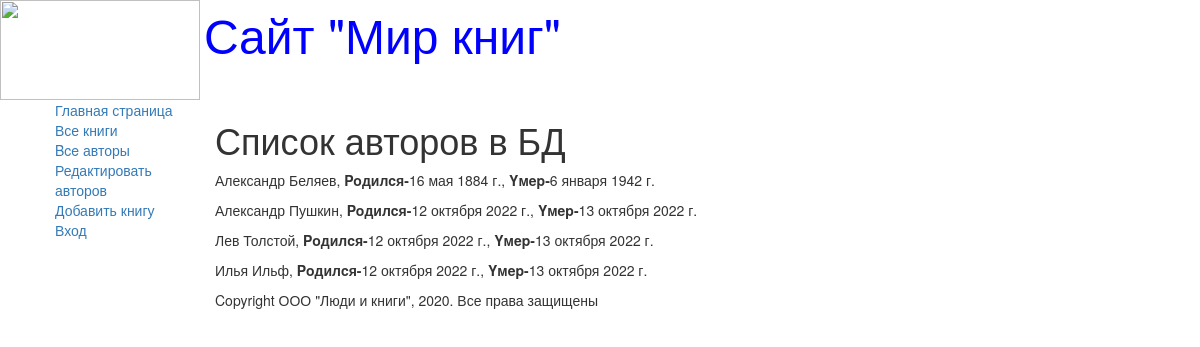
Screenshot of /authors/ with the database file from the repository.
### catalog/models.py (models this page shows, shortened)
class Author(models.Model):
    first_name = models.CharField(max_length=100, help_text="Введите имя автора", verbose_name="Имя автора")
    last_name = models.CharField(max_length=100, help_text="Введите фамилию автора", verbose_name="Фамилия автора")
    date_of_birth = models.DateField(help_text="Введите дату рождения", verbose_name="Дaтa рождения", null=True, blank=True)
    date_of_death = models.DateField(help_text="Введите дату смерти", verbose_name="Дaтa смерти", null=True, blank=True)

### catalog/views.py (the view)
# urls.py: re_path(r'^authors/$', views.AuthorsListView.as_view(), name='authors'),
class AuthorsListView(generic.ListView):
    model = Author
    paginate_by = 4

### catalog/templates/catalog/author_list.html
{% extends "base_generic.html" %}
{% block content %}
<h1>Список авторов в БД</h1>
{% if author_list %}
{% for author in author_list.all %}
<p>{{ author.first_name}} {{author.last_name}},
<strong>Poдилcя-</strong>{{author.date_of_birth}},
<strong>Yмep-</strong>{{author.date_of_death}}</p>
{% endfor %}
{% else %}
<p>В базе данных нет авторов</p>
{% endif %}
{% endblock %}

### catalog/templates/base_generic.html (shortened to what this page needs)
<!DOCTYPE html>
<html lang="en">
<head>
    <link rel="stylesheet" href="https://maxcdn.bootstrapcdn.com/bootstrap/3.3.7/css/bootstrap.min.css">
    {% load static %}
    <link rel="stylesheet" href="{% static 'css/style.css' %}">
    {% block head %}
        <img src="{% static 'images/logotip.png' %}" style="width:200px; height:100px;" align="absmiddle">
        <font size=7, color="blue">Сайт "Мир книг"</font>
    {% endblock %}
</head>
<body>
    <div class="container-fluid">
        <div class="row">
            <div class="col-sm-2">
                {% block sidebar %}
                <ul class="sidebar-nav">
                    <li><a href="{% url 'index' %}">Главная страница</a></li>
                    <li><a href="{% url 'books' %}">Все книги</a></li>
                    <li><a href="{% url 'authors' %}">Bce авторы</a></li>
                    <li><a href="{% url 'authors_add' %}">Редактировать авторов</a></li>
                    <li><a href="{% url 'book_create' %}">Добавить книгу</a></li>
                 {% if user.is_authenticated %}
                    <li>Пользователь: {{ user.get_username }}</li>
                    <li><a href="{%url 'my-borrowed'%} ">Мои заказы</a></li>
                    <li><a href="{%url 'logout'%}?next={{request.path}} ">Выход</a></li>
                 {% else %}
                    <li><a href="{% url 'login'%}?next={{request.path}}">Вход</a></li>
                 {% endif %}
                </ul>
                {% endblock %}
            </div>
            <div class="col-sm-10 ">
                {% block content %} {% endblock %}
                {% block footer %}
                {% block copyright %}
                <p>Copyright ООО "Люди и книги", 2020. Все права защищены</p>
                {% endblock %}
                {% endblock %}
            </div>
        </div>
    </div>
</body>
</html>

### catalog/static/css/style.css (style rules this page uses)
.sidebar-nav { margin-top: 20рх; padding: О; list-style: none; }

### rows the page displays
Author: first_name "Александр", last_name "Беляев", date_of_birth "16 мая 1884 г.", date_of_death "6 января 1942 г."
Author: first_name "Александр", last_name "Пушкин", date_of_birth "12 октября 2022 г.", date_of_death "13 октября 2022 г."
Author: first_name "Лев", last_name "Толстой", date_of_birth "12 октября 2022 г.", date_of_death "13 октября 2022 г."
Author: first_name "Илья", last_name "Ильф", date_of_birth "12 октября 2022 г.", date_of_death "13 октября 2022 г."
